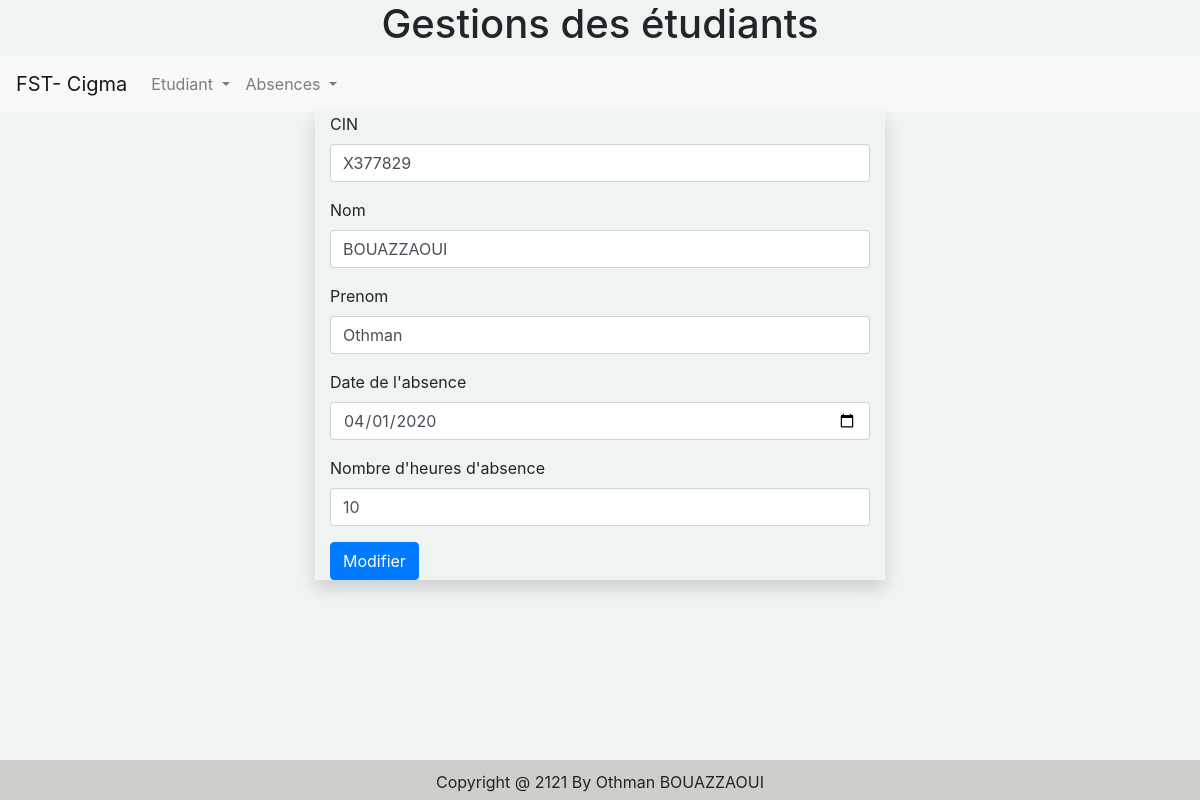
Page /edit_abs.php?id=1&id_abs=1 on the committed database.
### tables this page shows
CREATE TABLE `etudiant` (
  `id` int(11) NOT NULL,
  `cin` varchar(200) NOT NULL,
  `nom` varchar(200) DEFAULT NULL,
  `prenom` varchar(200) DEFAULT NULL,
  `image` varchar(200) DEFAULT NULL,
  `date_naiss` date DEFAULT NULL
);

CREATE TABLE `absence` (
  `id_abs` int(11) NOT NULL,
  `heurs` int(11) DEFAULT NULL,
  `date_abs` date NOT NULL,
  `etudiant_id` int(11) DEFAULT NULL
);

### module.php (called while the page is built, shortened)
<?php
function connect()
{
		try {
			$options=[
			    PDO::ATTR_ERRMODE => PDO::ERRMODE_EXCEPTION,
			    PDO::ATTR_DEFAULT_FETCH_MODE => PDO::FETCH_ASSOC
			];
			$pdo = new PDO("mysql:host=localhost;dbname=db_cigma","root","",$options);
			return $pdo;
		} catch (Exception $e) {
			echo "Error you can't connect db ".$e->getMessage();
		}
}
function find_abs($id)
{
		try
		{
		$con = connect();
		$req = $con->prepare("select id_abs,date_abs,heurs,etudiant_id from absence where id_abs=?");
		$req->execute([$id]);
		$resultat = $req->fetch();
		return $resultat;
		}catch(Exception $e) {
				echo $e->getMessage();
		}
}
function cinbyid($id)
{
		try
		{
		$con = connect();
		$req = $con->prepare("select cin,nom,prenom from etudiant where id=?");
		$req->execute([$id]);
		$resultat = $req->fetch();
		return $resultat;
		}catch(Exception $e) {
				echo $e->getMessage();
		}
}

### edit_abs.php (the view, shortened to what this page needs)
<?php
include("module.php");
if(isset($_GET['id']) && isset($_GET['id_abs']))
{
    $cin = cinbyid($_GET['id'])['cin'];
    $nom = cinbyid($_GET['id'])['nom'];
    $prenom = cinbyid($_GET['id'])['prenom'];
    $abs = find_abs($_GET['id_abs']);
}else
{
	echo "";
}
?>
<!DOCTYPE html>
<html lang="en">
<head>
    <link rel="stylesheet" href="https://stackpath.bootstrapcdn.com/bootstrap/4.4.1/css/bootstrap.min.css">
</head>
<body>
<?php include("nav_menu.php"); ?>
    <div class="container">
        <div class="row">
            <div class="col-md-6 mx-auto shadow">
            <form action="update_abs.php" method="get" enctype="multipart/form-data">
                <div class="form-group"><label for="cin">CIN</label>
                <input type="text" class="form-control" name="cin" id="cin" value="<?=$cin ;?>">
                </div>
                <div class="form-group"><label for="nom">Nom</label>
                <input type="text" class="form-control" name="nom" id="nom" value="<?=$nom;?>">
                </div>
                <div class="form-group"><label for="prenom">Prenom</label>
                <input type="text" class="form-control" name="prenom" id="prenom" value="<?=$prenom;?>">
                </div>
                <div class="form-group"><label for="date_abs">Date de l'absence</label>
                <input type="date" class="form-control" name="date_abs" id="date_abs" value="<?=$abs['date_abs'] ?>">
                </div>
                <div class="form-group"><label for="heurs">Nombre d'heures d'absence</label>
                <input type="number" class="form-control" name="heurs" id="heurs" value="<?=$abs['heurs'] ?>">
                </div>
                <button type="submit" class="btn btn-primary">Modifier</button>
            </form>
            </div>
        </div>
    </div>
<?php include "footer.php" ;?>
</body>
</html>

### nav_menu.php (style rules this page uses)
body { background-color: #eff3f1; }

### rows in the picture
etudiant: cin "X377829", nom "BOUAZZAOUI", prenom "Othman"
absence: date_abs "04/01/2020", heurs "10"
